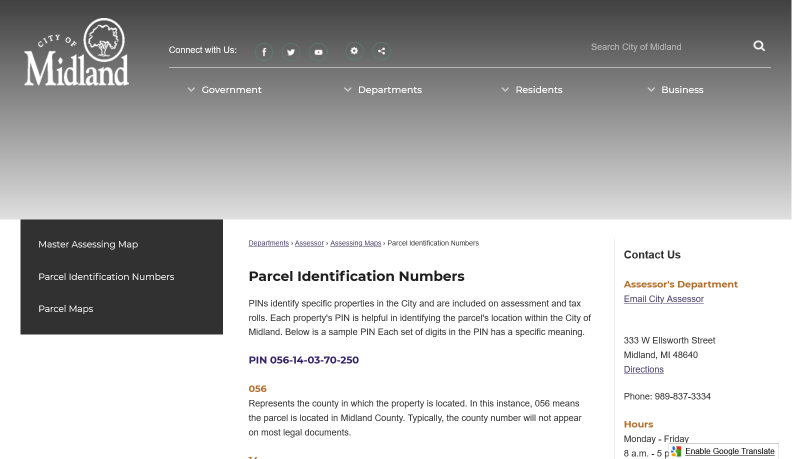
#> input picture Data/apn.tif, 1603 x 918 px, given in place of test.png, which was not available (shown at 1/2 size)
$ python -i imageProcessing.py   (imports and definitions only)
#> lines starting #> are read from the running program, lines starting #| are printed output that depends on the picture; after the words box and inside, x2 and y2 are one past the last pixel; in counts of white or black regions, pixels touching at a corner belong together; pictures that were not available may be replaced by others from this repository, and a replacement may not be noted
import cv2
import numpy as np
import json

from ExceptionHandling.GeneralExceptionHandling import GeneralExceptionHandling
from ExceptionHandling.DirecotryHandling import DrectoryHandling

try:
    from PIL import Image
except ImportError:
    import Image
import pytesseract

class ImageProcessing():
    def __init__(self, path):
        self.path = path

    """
    image image data
    """
    # [9 lines left out: function getOcr, not called in this run]

    """
    image @image data
    return valid non empty text
    """
    # [79 lines left out: functions getValidOcr, ocrAllImage, ocrImage, not called in this run]

    """
    image @opencv image object
    returns contours or False when error occured
    """
    # [18 lines left out: function getContours, not called in this run]

    """
    contours @array
    contorIndex @num data contain index of contours
    imagePath @string path to the image file
    """
    # [56 lines left out: functions cropContors, showImage, drawContours, openCVReadImage, not called in this run]

    def openCVdrawContours(self):
        import cv2
        import numpy as np

        print(cv2.__version__)
        image = cv2.imread('../images/test.png')
#> image is the input picture: shape (918, 1603, 3); mean B, G, R 186.8, 186.8, 186.9
        cv2.waitKey(0)

        # Grayscale
        gray = cv2.cvtColor(image, cv2.COLOR_BGR2GRAY)

        # Find Canny edges
        edged = cv2.Canny(gray, 30, 200)
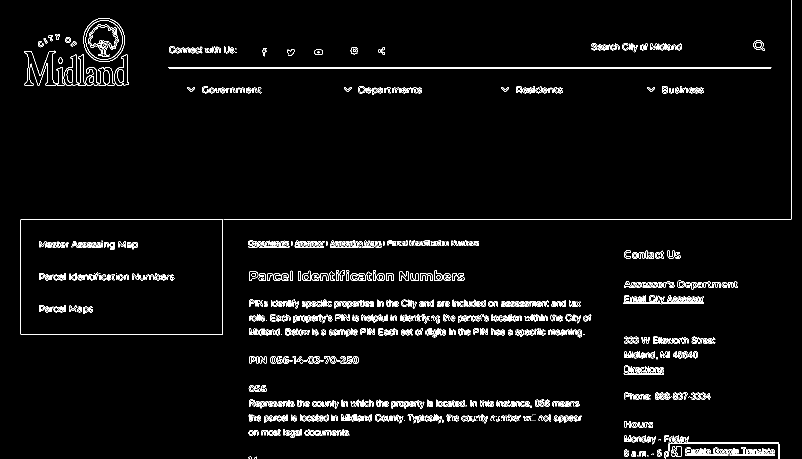
#> edged: shape (918, 1603) (shown at 1/2 size); 3.1% white in thin lines or dots
        cv2.waitKey(0)

        # Finding Contours
        # Use a copy of the imageName e.g. edged.copy()
        # since findContours alters the imageName
        contours, hierarchy = cv2.findContours(edged,
                                               cv2.RETR_EXTERNAL, cv2.CHAIN_APPROX_NONE)
#> contours = 761 contours, 377 with area under 20; largest, box (x1, y1, x2, y2) and area: (40, 438, 446, 669) 93147, (166, 36, 250, 124) 5674, (337, 134, 1543, 137) 2408, (127, 108, 172, 171) 1468, (171, 134, 229, 171) 1205

        # cv2.imshow('Canny Edges After Contouring', edged)
        # cv2.waitKey(0)

        print("Number of Contours found = " + str(len(contours)))
#| Number of Contours found = 761

        # [12 lines of commented-out code are left out]


        idx = 190
        image = cv2.imread('../images/test.png', 0)
#> image: shape (918, 1603); min 0, max 255, mean 186.8
        mask = np.zeros_like(image)  # Create mask where white is what we want, black otherwise
        cv2.drawContours(mask, contours, idx, 255, -1)  # Draw filled contour in mask
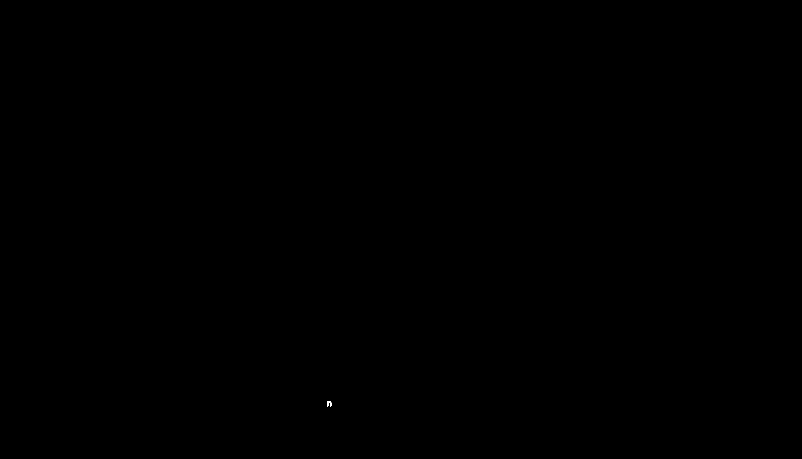
#> mask: shape (918, 1603) (shown at 1/2 size); 0% white; 1 white region, box (x1, y1, x2, y2) and area: (654, 802, 663, 813) 67
        out = np.zeros_like(image)  # Extract out the object and place into output imageName
        out[mask == 255] = image[mask == 255]

        # Now crop
        (y, x) = np.where(mask == 255)
#> y = 67 values from 802 to 812; x = 67 values, max 662 at index 26, min 654 at index 3, mean 657.9
        (topy, topx) = (np.min(y), np.min(x))
#> topy = 802; topx = 654
        (bottomy, bottomx) = (np.max(y), np.max(x))
#> bottomy = 812; bottomx = 662
        out = out[topy:bottomy + 1, topx:bottomx + 1]

        cv2.imshow('Output', out)
        cv2.waitKey(0)
        cv2.destroyAllWindows()

#
# obj = imageProcessing()
#
# image = cv2.imread('../images/Test.png')
#
# contors = obj.getContours(image)
#
# obj.drawContours(image,contors)
# for i in range(0, len(contors)):
#     outputImage = obj.cropContors(obj.getContours(image), i, '../images/Test.png')
#     # print(outputImage.shape)
#     try:
#         height, width = outputImage.shape
#
#         # print('!' +getOcr(outputImage) + '!')
#         if obj.getValidOcr(outputImage):
#             confidence = pytesseract.image_to_data(outputImage, output_type='data.frame')
#             # print(type(confidence))
#             confidence =  confidence[confidence.conf != -1]
#             print(confidence)
#             # obj.drawContours(image,contors)
#             # cv2.imshow('Output', outputImage)
#             # cv2.waitKey(0)
#             # cv2.destroyAllWindows()
#     except Exception as e:
#         # print((e))
#         continue
#
# cv2.imshow('final', image)
# cv2.waitKey(0)
# cv2.destroyAllWindows()
# # ocrImage('Test', 'png', 'test_ocr.txt')
# # print(pytesseract.image_to_string('../images/Test.png'))

>>> result = ImageProcessing('../Data/apn.tif').openCVdrawContours()

$ run again, on Data/sample.tif
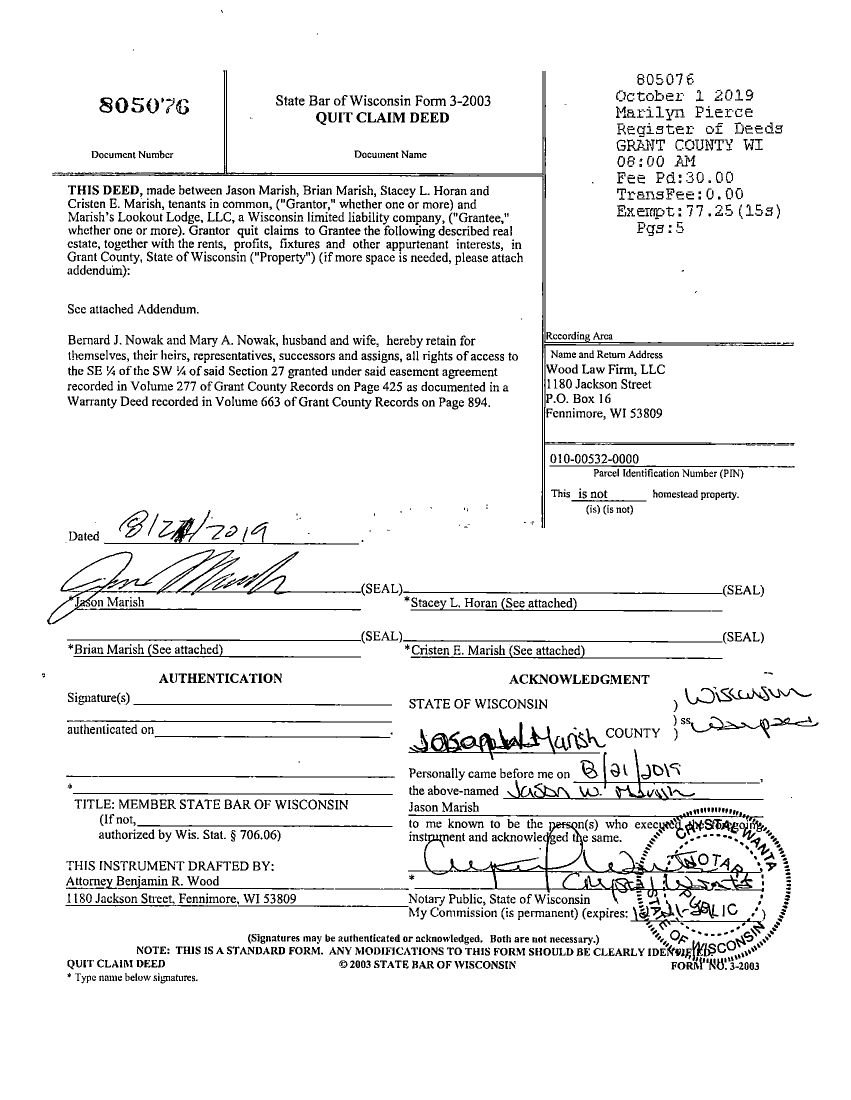
#> input picture Data/sample.tif, 1702 x 2199 px, given in place of test.png, which was not available (shown at 1/2 size)
#> in openCVdrawContours, image is the input picture: shape (2199, 1702, 3); 93.5% white; black in thin lines or dots, all inside (x1, y1, x2, y2) = (84, 20, 1637, 1967)
#> in openCVdrawContours, `edged = cv2.Canny(gray, 30, 200)`:
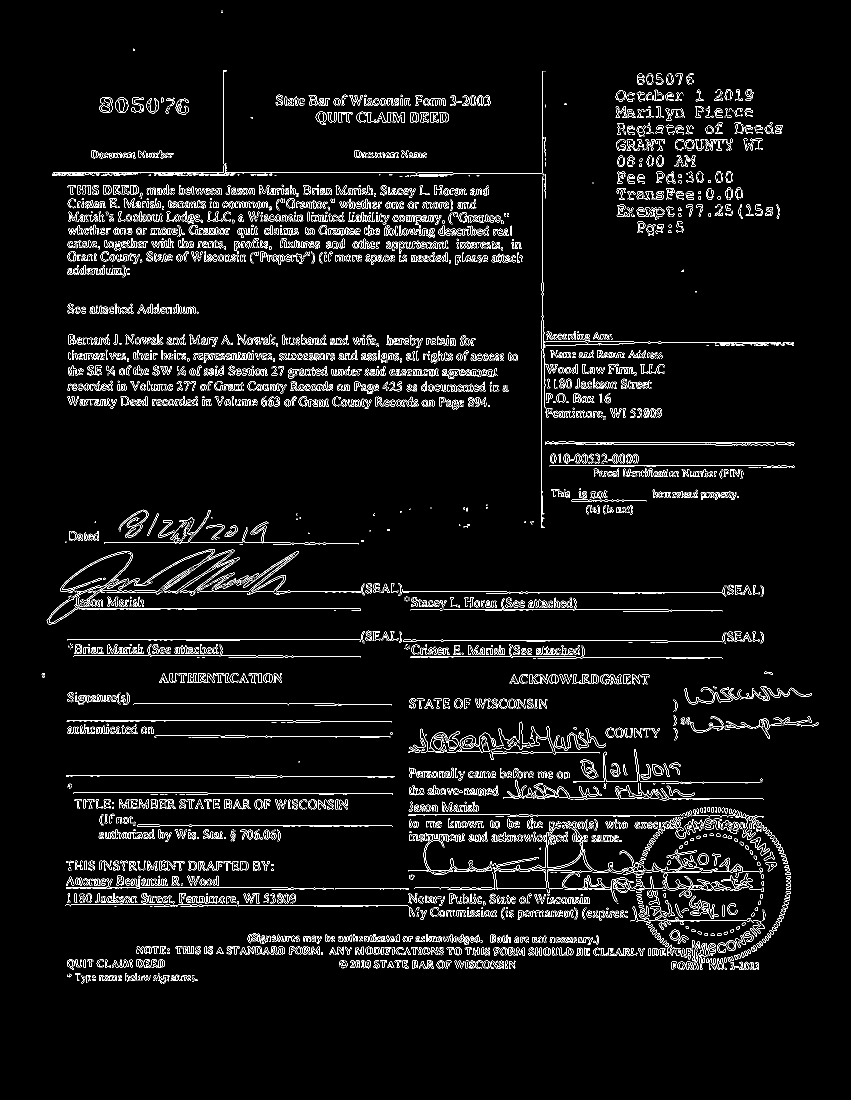
#> edged: shape (2199, 1702) (shown at 1/2 size); 4.2% white in thin lines or dots, all inside (x1, y1, x2, y2) = (83, 20, 1637, 1967)
#> contours = 7725 contours, 7270 with area under 20; largest, box (x1, y1, x2, y2) and area: (198, 194, 225, 226) 666, (230, 194, 257, 226) 620, (631, 223, 653, 250) 392, (1395, 1706, 1417, 1730) 387, (1339, 1859, 1360, 1881) 322
#| Number of Contours found = 7725
#> mask: shape (2199, 1702); 0% white in thin lines or dots, all inside (x1, y1, x2, y2) = (928, 1922, 929, 1923)
#> y = [1922]; x = [928]
#> topy = 1922; topx = 928
#> bottomy = 1922; bottomx = 928
#> in openCVdrawContours, `out = out[topy:bottomy + 1, topx:bottomx + 1]`: out = [0]
